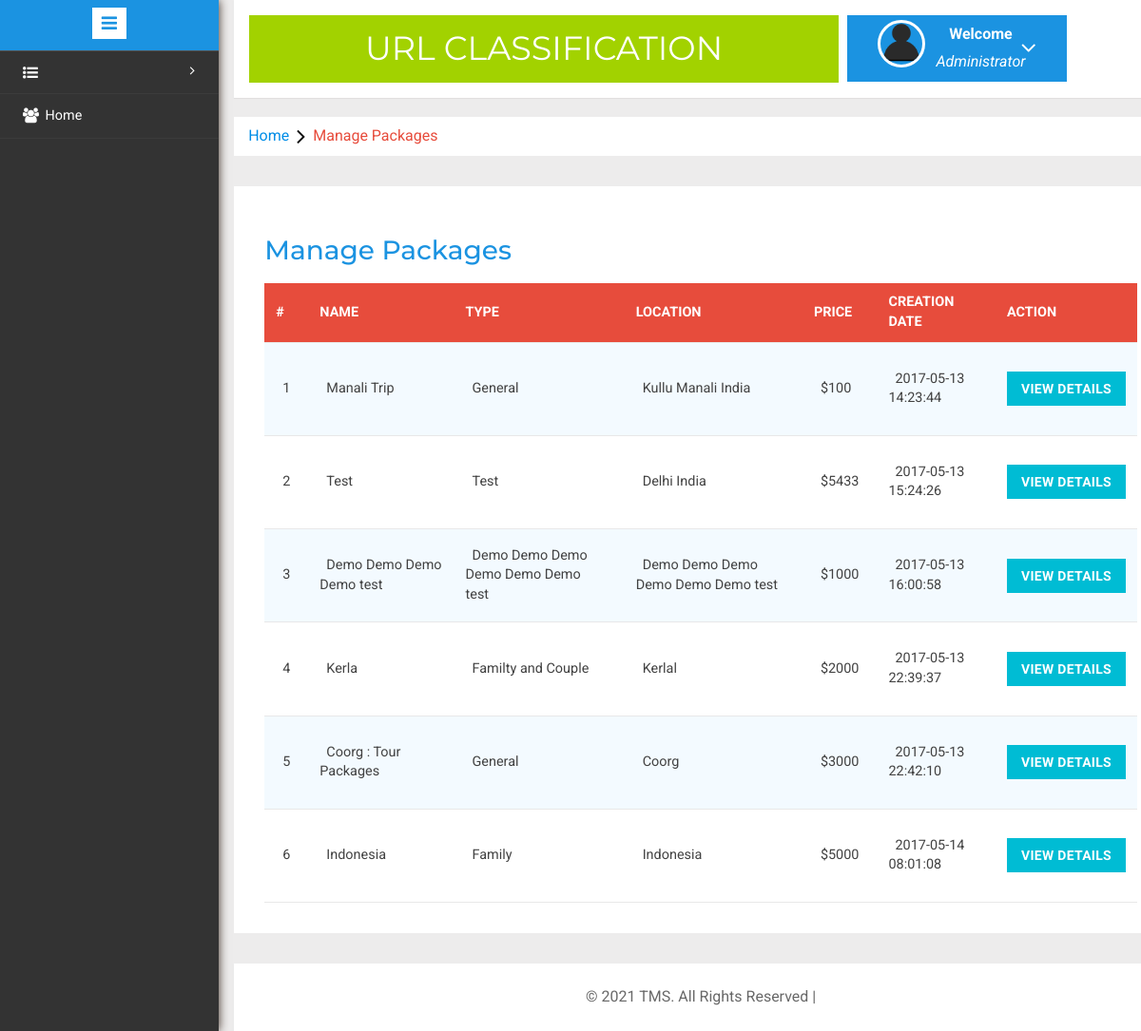
The page /manage-packages.php (signed in) on the database its author committed.
### tables this page shows
CREATE TABLE `tbltourpackages` (
  `PackageId` int(11) NOT NULL,
  `PackageName` varchar(200) DEFAULT NULL,
  `PackageType` varchar(150) DEFAULT NULL,
  `PackageLocation` varchar(100) DEFAULT NULL,
  `PackagePrice` int(11) DEFAULT NULL,
  `PackageFetures` varchar(255) DEFAULT NULL,
  `PackageDetails` mediumtext,
  `PackageImage` varchar(100) DEFAULT NULL,
  `Creationdate` timestamp NULL DEFAULT CURRENT_TIMESTAMP,
  `UpdationDate` timestamp NULL DEFAULT NULL ON UPDATE CURRENT_TIMESTAMP
);

### manage-packages.php (the view, shortened to what this page needs)
<?php
include('includes/config.php');
if(strlen($_SESSION['alogin'])==0)
	{
header('location:index.php');
}
else{
	?>
<!DOCTYPE HTML>
<html>
<head>
<link href="css/bootstrap.min.css" rel='stylesheet' type='text/css' />
<link href="css/style.css" rel='stylesheet' type='text/css' />
<link rel="stylesheet" href="css/morris.css" type="text/css"/>
<link href="css/font-awesome.css" rel="stylesheet">
<link rel="stylesheet" type="text/css" href="css/table-style.css" />
<link rel="stylesheet" type="text/css" href="css/basictable.css" />
<link rel="stylesheet" href="css/icon-font.min.css" type='text/css' />
</head>
<body>
   <div class="page-container">
<div class="left-content">
	   <div class="mother-grid-inner">
				<?php include('includes/header.php');?>
				</div>
<ol class="breadcrumb">
                <li class="breadcrumb-item"><a href="index.html">Home</a><i class="fa fa-angle-right"></i>Manage Packages</li>
            </ol>
<div class="agile-grids">
				<div class="agile-tables">
					<div class="w3l-table-info">
					  <h2>Manage Packages</h2>
					    <table id="table">
						<thead>
						  <tr>
						  <th>#</th>
							<th >Name</th>
							<th>Type</th>
							<th>Location</th>
							<th>Price</th>
							<th>Creation Date</th>
							<th>Action</th>
						  </tr>
						</thead>
						<tbody>
<?php $sql = "SELECT * from TblTourPackages";
$query = $dbh -> prepare($sql);
$query->execute();
$results=$query->fetchAll(PDO::FETCH_OBJ);
$cnt=1;
if($query->rowCount() > 0)
{
foreach($results as $result)
{				?>
						  <tr>
							<td><?php echo htmlentities($cnt);?></td>
							<td><?php echo htmlentities($result->PackageName);?></td>
							<td><?php echo htmlentities($result->PackageType);?></td>
							<td><?php echo htmlentities($result->PackageLocation);?></td>
							<td>$<?php echo htmlentities($result->PackagePrice);?></td>
							<td><?php echo htmlentities($result->Creationdate);?></td>
							<td><a href="update-package.php?pid=<?php echo htmlentities($result->PackageId);?>"><button type="button" class="btn btn-primary btn-block">View Details</button></a></td>
						  </tr>
						 <?php $cnt=$cnt+1;} }?>
						</tbody>
					  </table>
					</div>
			</div>
<?php include('includes/footer.php');?>
</div>
</div>
						<?php include('includes/sidebarmenu.php');?>
							</div>
</body>
</html>
<?php } ?>

### includes/header.php (shortened to what this page needs)
<div class="header-main">
					<div class="logo-w3-agile">
								<h1><a href="dashboard.php">URL Classification</a></h1>
							</div>
						<div class="profile_details w3l">
								<ul>
									<li class="dropdown profile_details_drop">
										<a href="#" class="dropdown-toggle" data-toggle="dropdown" aria-expanded="false">
											<div class="profile_img">
												<span class="prfil-img"><img src="images/User-icon.png" alt=""> </span>
												<div class="user-name">
													<p>Welcome</p>
													<span>Administrator</span>
												</div>
												<i class="fa fa-angle-down"></i>
												<div class="clearfix"></div>
											</div>
										</a>
									</li>
								</ul>
							</div>
				</div>

### includes/footer.php
<div class="copyrights">
	 <p>© 2021 TMS. All Rights Reserved |  <a href="#"></a> </p>
</div>

### includes/sidebarmenu.php (shortened to what this page needs)
<div class="sidebar-menu">
					<header class="logo1">
						<a href="#" class="sidebar-icon"> <span class="fa fa-bars"></span> </a>
					</header>
                           <div class="menu">
									<ul id="menu" >
									 <li id="menu-academico" ><a href="#"><i class="fa fa-list-ul" aria-hidden="true"></i><span> </span> <span class="fa fa-angle-right" style="float: right"></span><div class="clearfix"></div></a>
										</li>
									<li id="menu-academico" ><a href="manage-users.php"><i class="fa fa-users" aria-hidden="true"></i><span>Home</span><div class="clearfix"></div></a></li>
								  </ul>
								</div>
							  </div>

### css/table-style.css (style rules this page uses)
table { background: white; border-collapse: collapse; margin: 1.25em 0 0; width: 100%; }
table tr, table th, table td { border: none; border-bottom: 1px solid #e8e8e8; font-size: .95em; }
table th, table td { padding: 10px 12px; text-align: left; }
table th { background: #e74c3c; color: #fff; text-transform: uppercase; }
table tr td { background: #f3faff; color: #424242; }
table tr:nth-of-type(2n+2) td { background: #ffffff; }
table { width: 100%; }

### rows shown on the page
tbltourpackages: PackageName "Manali Trip", PackageType "General", PackageLocation "Kullu Manali India", PackagePrice "100", Creationdate "2017-05-13 14:23:44"
tbltourpackages: PackageName "Test", PackageType "Test", PackageLocation "Delhi India", PackagePrice "5433", Creationdate "2017-05-13 15:24:26"
tbltourpackages: PackageName "Demo Demo Demo Demo test", PackageType "Demo Demo Demo Demo Demo Demo test", PackageLocation "Demo Demo Demo Demo Demo Demo test", PackagePrice "1000", Creationdate "2017-05-13 16:00:58"
tbltourpackages: PackageName "Kerla", PackageType "Familty and Couple", PackageLocation "Kerlal", PackagePrice "2000", Creationdate "2017-05-13 22:39:37"
tbltourpackages: PackageName "Coorg : Tour Packages", PackageType "General", PackageLocation "Coorg", PackagePrice "3000", Creationdate "2017-05-13 22:42:10"
tbltourpackages: PackageName "Indonesia", PackageType "Family", PackageLocation "Indonesia", PackagePrice "5000", Creationdate "2017-05-14 08:01:08"
